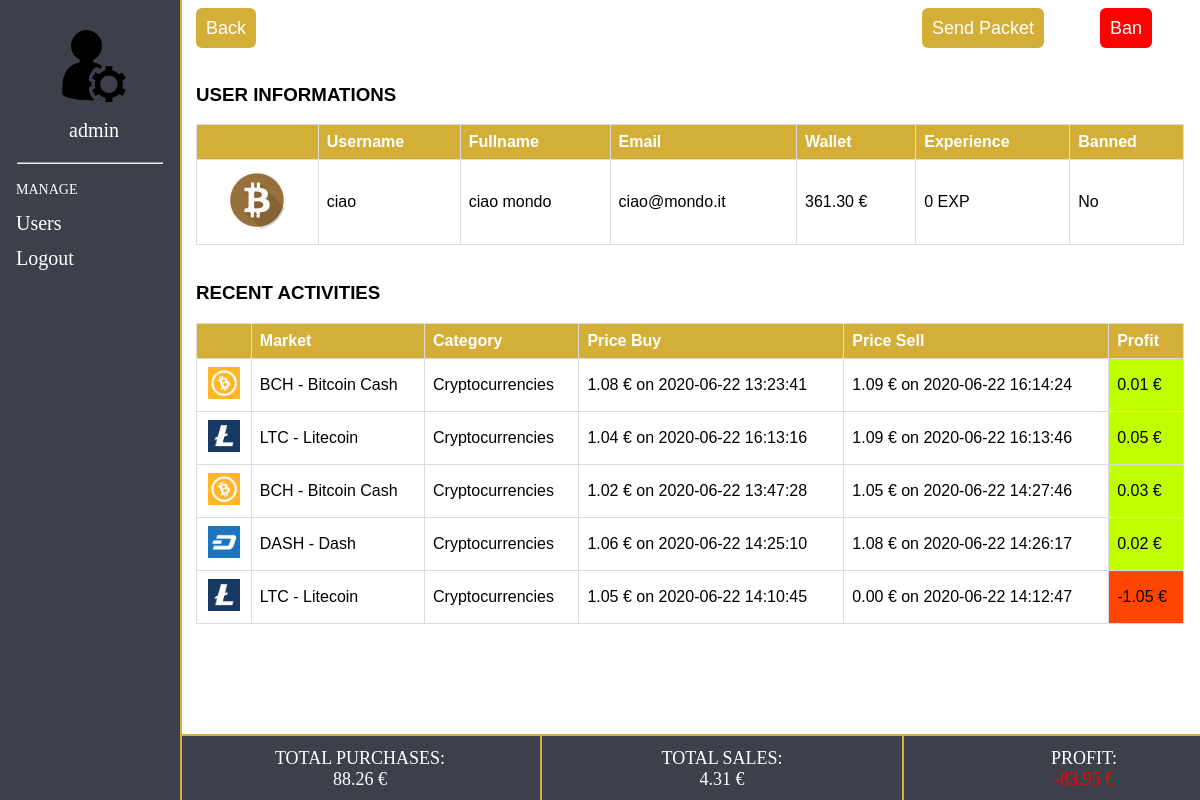
Screenshot of /php/details.php?idUser=1 (signed in) with the database file from the repository.
### tables this page shows
CREATE TABLE `user` (
  `id` int(11) NOT NULL AUTO_INCREMENT,
  `_idrank` int(11) NOT NULL DEFAULT '1',
  `username` varchar(100) NOT NULL DEFAULT '',
  `password` varchar(255) NOT NULL DEFAULT '',
  `email` varchar(100) NOT NULL DEFAULT '',
  `name` varchar(100) NOT NULL DEFAULT '',
  `surname` varchar(100) NOT NULL DEFAULT '',
  `wallet` decimal(11,2) NOT NULL DEFAULT '1000.00',
  `experience` int(11) NOT NULL DEFAULT '0',
  `role` varchar(50) NOT NULL DEFAULT 'user',
  `banned` tinyint(4) NOT NULL DEFAULT '0',
  `timestamp` timestamp NOT NULL DEFAULT CURRENT_TIMESTAMP,
  PRIMARY KEY (`id`),
  UNIQUE KEY `email_UNIQUE` (`email`),
  UNIQUE KEY `username_UNIQUE` (`username`),
  KEY `_idrank` (`_idrank`),
  CONSTRAINT `_idrank` FOREIGN KEY (`_idrank`) REFERENCES `rank` (`id`) ON DELETE NO ACTION ON UPDATE NO ACTION
);

CREATE TABLE `market` (
  `id` int(11) NOT NULL AUTO_INCREMENT,
  `_idcategory` int(11) NOT NULL,
  `icon` varchar(100) NOT NULL DEFAULT '',
  `name` varchar(100) NOT NULL DEFAULT '',
  `code` varchar(20) NOT NULL DEFAULT '',
  PRIMARY KEY (`id`),
  KEY `_idcategory` (`_idcategory`),
  CONSTRAINT `_idcategory` FOREIGN KEY (`_idcategory`) REFERENCES `category` (`id`) ON DELETE NO ACTION ON UPDATE NO ACTION
);

CREATE TABLE `category` (
  `id` int(11) NOT NULL AUTO_INCREMENT,
  `name` varchar(50) NOT NULL DEFAULT '',
  `code` varchar(20) NOT NULL DEFAULT '',
  PRIMARY KEY (`id`)
);

CREATE TABLE `transaction` (
  `id` int(11) NOT NULL AUTO_INCREMENT,
  `_iduser` int(11) NOT NULL,
  `type` varchar(5) NOT NULL DEFAULT '' COMMENT 'buy, sell',
  `state` varchar(45) NOT NULL DEFAULT 'open',
  `price_buy` decimal(6,2) NOT NULL DEFAULT '0.00' COMMENT '100 < x < 999, x = price',
  `price_sell` decimal(6,2) NOT NULL DEFAULT '0.00',
  `timestamp_buy` timestamp NOT NULL DEFAULT CURRENT_TIMESTAMP,
  `timestamp_sell` timestamp NOT NULL DEFAULT CURRENT_TIMESTAMP,
  PRIMARY KEY (`id`),
  KEY `_iduserTransaction` (`_iduser`),
  CONSTRAINT `_iduserTransaction` FOREIGN KEY (`_iduser`) REFERENCES `user` (`id`) ON DELETE NO ACTION ON UPDATE NO ACTION
);

### php/panel/data.php (the view, shortened to what this page needs)
<?php
	$conn = openConnection();
	function showHistoryProfit($userId){
		global $conn;
		$getUserTotalProfit = "SELECT IF(ISNULL(SUM(price_buy)), 0.00, SUM(price_buy)) AS totalBuy,
									  IF(ISNULL(SUM(price_sell)), 0.00, SUM(price_sell)) AS totalSell,
									  IF(ISNULL(SUM(price_sell) - SUM(price_buy)), 0.00, SUM(price_sell) - SUM(price_buy)) AS totalProfit
							   FROM transaction
							   WHERE _iduser = $userId
									AND state = 'closed'";
		$result = $conn->query($getUserTotalProfit);
		while($row = $result->fetch_assoc()){
			echo '<footer id="adminFooter">
					<div class="footerContainer">
						TOTAL PURCHASES:<br> '.$row['totalBuy'].' &euro;
					</div>
					<div class="footerContainer">
						TOTAL SALES:<br> '.$row['totalSell'].' &euro;
					</div>';
				  if($row['totalProfit'] > 0){
					$profit = '<div class="footerContainer">
							     PROFIT:<br><span style="color:#BFFF00;">'.$row['totalProfit'].' &euro;</span>
							   </div>';
				  }
				  else if($row['totalProfit'] < 0){
					$profit = '<div class="footerContainer">
							     PROFIT:<br><span style="color:red;">'.$row['totalProfit'].' &euro;</span>
							   </div>';
				  }
				  else{
					$profit = '<div class="footerContainer">
							     PROFIT:<br><span>'.$row['totalProfit'].' &euro;</span>
							   </div>';
				  }
			echo $profit.'</footer>';
		}
	}
	function showUserDetails($idUser){
		global $conn;
		$idUser = $conn->real_escape_string($idUser);
		$selectUserDetails = "SELECT *
							  FROM user
							  WHERE id = $idUser";
		$result = $conn->query($selectUserDetails);
		echo '<div>
				<div class="section">
					<header>
						<h3>USER INFORMATIONS</h3>
					</header>
					<table class="admin-table">
						<thead>
							<th></th>
							<th>Username</th>
							<th>Fullname</th>
							<th>Email</th>
							<th>Wallet</th>
							<th>Experience</th>
							<th>Banned</th>
						</thead>
						<tbody>';
		$row = $result->fetch_assoc();
		if($row['_idrank'] == 1){
			$icon = '<img src="./../images/wood.png" width="64" height="64" alt="Wood">';
		}
		if($row['banned'] == 0){
			$banned = '<tr>';
			$txt = 'No';
		}
		else{
			$banned = '<tr style="background-color:#c6c6c6">';
			$txt = 'Yes';
		}
		echo ''.$banned.'
				<td style="text-align:center;">'.$icon.'</td>
				<td>'.$row['username'].'</td>
				<td>'.$row['name'].' '.$row['surname'].'</td>
				<td>'.$row['email'].'</td>
				<td>'.$row['wallet'].' &euro;</td>
				<td>'.$row['experience'].' EXP</td>
				<td>'.$txt.'</td>
			</tr>';
		echo '</tbody>
			</table>
		   </div>';
		$selectUserRecentActivities = "SELECT M.code AS marketCode,
											  M.name AS marketName,
											  C.name AS categoryName,
											  T.price_buy AS priceBuy,
											  T.price_sell AS priceSell,
											  (T.price_sell - T.price_buy) AS profit,
											  T.timestamp_buy AS timestampBuy,
											  T.timestamp_sell AS timestampSell
									   FROM user U
											INNER JOIN
											transaction T
											ON U.id = T._iduser
											INNER JOIN
											transaction_market TM
											ON T.id = TM._idtransaction
											INNER JOIN
											market M
											ON TM._idmarket = M.id
											INNER JOIN
											category C
											ON M._idcategory = C.id
									   WHERE U.id = $idUser
											 AND T.state = 'closed'
									   ORDER BY T.timestamp_sell DESC
									   LIMIT 5";
		$result = $conn->query($selectUserRecentActivities);
		echo '<div class="section">';
		if(mysqli_num_rows($result) == 0){
			echo '<p style="font-size:18px;">No activities found.</p>';
		}
		else{
			echo '<header>
					<h3>RECENT ACTIVITIES</h3>
				  </header>
					<table style="margin-bottom:81px;" class="admin-table">
						<thead>
							<th></th>
							<th>Market</th>
							<th>Category</th>
							<th>Price Buy</th>
							<th>Price Sell</th>
							<th>Profit</th>
						</thead>
						<tbody>';
			while($row = $result->fetch_assoc()){
				if(floatval($row['profit']) < 0){
					$profit = '<td style="background:#FF4500;">'.$row['profit'].' &euro;</td>';
				}
				else if(floatval($row['profit']) > 0){
					$profit = '<td style="background:#BFFF00;">'.$row['profit'].' &euro;</td>';
				}
				else{
					$profit = '<td>'.$row['profit'].' &euro;</td>';
				}
				echo '<tr>
						<td style="text-align:center;"><img src="./../images/icons/'.$row['marketCode'].'.png" width="32" height="32" alt="'.$row['marketCode'].'"></td>
						<td>'.$row['marketCode'].' - '.$row['marketName'].'</td>
						<td>'.$row['categoryName'].'</td>
						<td>'.$row['priceBuy'].' &euro; on '.$row['timestampBuy'].'</td>
						<td>'.$row['priceSell'].' &euro; on '.$row['timestampSell'].'</td>
						'.$profit.'
					  </tr>';
			}
			echo '</table>';
		}
		echo '</div>
			</div>';
	}
?>

### css/panel.css (style rules this page uses)
.admin-table { font-family: Arial, sans-serif; border-collapse: collapse; width: 100%; }
.admin-table th { text-align: left; padding-bottom: 12px; padding-top: 12px; color: #fff; background-color: #d4af37; }
.admin-table td, .admin-table th { padding: 8px; border: 1px solid #ddd; }
#adminFooter { width: 100%; height:64px; left: 0; bottom: 0; position: fixed; background-color: #3d404a; border-top: 2px solid #d4af37; color: white; display:flex; margin-left:180px; }
.footerContainer { width:30%; text-align:center; border-right:2px solid #d4af37; padding-top:12px; font-size:18px; }
.section { padding-top:10px; margin:8px; }
.section h3 { font-family:Arial, sans-serif; }

### rows the page displays
user: username "ciao", name "ciao", surname "mondo", email "ciao@mondo.it", wallet "361.30", experience "0", banned "No"
market: shows a picture, code "BCH", name "Bitcoin Cash", _idcategory.name "Cryptocurrencies", transaction.price_buy "1.08", transaction.timestamp_buy "2020-06-22 13:23:41", transaction.price_sell "1.09", transaction.timestamp_sell "2020-06-22 16:14:24", profit "0.01", transaction.price_buy "1.02", transaction.timestamp_buy "2020-06-22 13:47:28", transaction.price_sell "1.05", transaction.timestamp_sell "2020-06-22 14:27:46", profit "0.03"
market: shows a picture, code "LTC", name "Litecoin", _idcategory.name "Cryptocurrencies", transaction.price_buy "1.04", transaction.timestamp_buy "2020-06-22 16:13:16", transaction.price_sell "1.09", transaction.timestamp_sell "2020-06-22 16:13:46", profit "0.05", transaction.price_buy "1.05", transaction.timestamp_buy "2020-06-22 14:10:45", transaction.price_sell "0.00", transaction.timestamp_sell "2020-06-22 14:12:47", profit "-1.05"
market: code (picture), code "DASH", name "Dash", _idcategory.name "Cryptocurrencies", transaction.price_buy "1.06", transaction.timestamp_buy "2020-06-22 14:25:10", transaction.price_sell "1.08", transaction.timestamp_sell "2020-06-22 14:26:17", profit "0.02"

### other values shown
$_SESSION['username'] "admin"
$row['totalBuy'] "88.26"
$row['totalSell'] "4.31"
